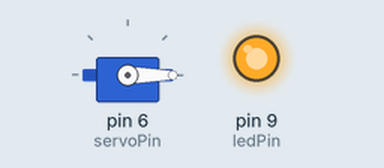
Simulated run of this sketch. Board: Arduino Uno, built with avr-gcc and run on an emulated ATmega328P. Shown: servo, output pins drawn as LEDs (lit = HIGH).

Above: at 0.05 s.
At 3.95 s:
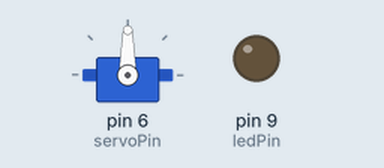
Timing chart, 0 to 5.2 s (numbered marks = the images above):
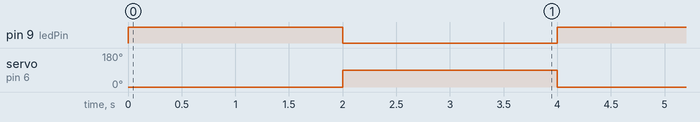

Measured:
- by itself, pin 9 (ledPin): alternates HIGH for 2.0 s and LOW for 2.0 s
- by itself, servo on pin 6 (servoPin): alternates 90° for 2.0 s and 0° for 2.0 s

The sketch:

Ironman_mask.ino
```cpp
#include <Servo.h>

const int ledPin = 9;
const int servoPin = 6;

Servo maskServo;

void setup() {
  pinMode(ledPin, OUTPUT);
  maskServo.attach(servoPin);
}

void loop() {
  digitalWrite(ledPin, HIGH); // turn on LEDs
  maskServo.write(0);         // mask closed
  delay(2000);

  digitalWrite(ledPin, LOW);  // turn off LEDs
  maskServo.write(90);        // mask opens
  delay(2000);
}
```
